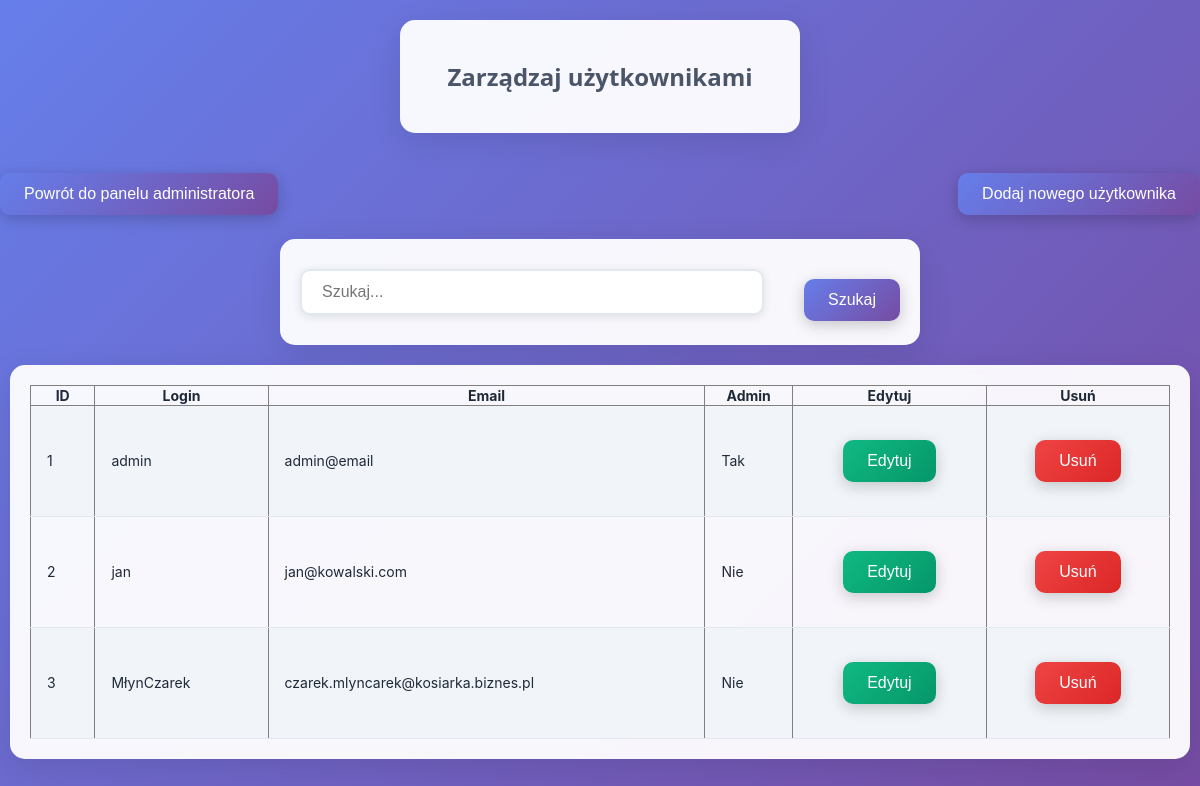
The page /manage_users.php on the database its author committed.
### tables this page shows
CREATE TABLE `users` (
  `id` int(11) NOT NULL,
  `login` varchar(100) NOT NULL,
  `pass` varchar(100) NOT NULL,
  `email` varchar(255) NOT NULL,
  `admin` tinyint(1) NOT NULL DEFAULT 0
);

### class/DBManager.php (called while the page is built, shortened)
<?php
class DBManager
{
    private static ?DBManager $instance = null;
    private PDO $pdo;
    private function __construct()
    {
        $host = 'localhost';
        $db   = 'base';
        $user = 'root';
        $pass = '';
        $charset = 'utf8';
        $dsn = "mysql:host=$host;dbname=$db;charset=$charset";
        $options = [
            PDO::ATTR_ERRMODE            => PDO::ERRMODE_EXCEPTION,
            PDO::ATTR_DEFAULT_FETCH_MODE => PDO::FETCH_ASSOC,
            PDO::ATTR_EMULATE_PREPARES   => false,
        ];
        $this->pdo = new PDO($dsn, $user, $pass, $options);
    }
    public static function getInstance(): DBManager
    {
        if (self::$instance === null) {
            self::$instance = new DBManager();
        }
        return self::$instance;
    }
    public function query(string $sql, array $params = []): PDOStatement
    {
        $stmt = $this->pdo->prepare($sql);
        $stmt->execute($params);
        return $stmt;
    }
}

### class/users.php (called while the page is built, shortened)
<?php
include_once 'class/DBManager.php';
class Users
{
    private DBManager $db;
    private string $table = 'users';
    public function __construct()
    {
        $this->db = DBManager::getInstance();
    }
    public function getAll(): array
    {
        $sql = "SELECT id, login, email, admin FROM {$this->table}";
        return $this->db->query($sql)->fetchAll();
    }
}

### manage_users.php (the view, shortened to what this page needs)
<!DOCTYPE html>
<html lang="pl">
<head>
    <link rel="stylesheet" href="style/style2.css">
</head>
<body>
    <div style="width:30%">
    <h2>Zarządzaj użytkownikami</h2>
    </div>
    <input type="button" value="Powrót do panelu administratora" onclick="window.location.href='admin.php'" style="margin-bottom: 20px; float: left;">
    <input type="button" value="Dodaj nowego użytkownika" onclick="window.location.href='register.php'" style="margin-bottom: 20px; float: right;">
    <br><br><br>
    <div style="width: 50%; margin-bottom: 20px;">
        <form method="GET" action="">
        <input type="text" id="search" name="search" placeholder="Szukaj..." style="width: 70%; margin-bottom: 10px;">
        <input type="submit" value="Szukaj" id="searchBtn" style="float: right;">
    </form>
</div>
<div class='companyList'>
<?php
include_once 'class/DBManager.php';
include_once 'class/users.php';
$usersObj = new Users();
$usersList = $usersObj->getAll();
if (count($usersList) > 0) {
    echo "<table border='1' class='table'>
            <tr>
                <th>ID</th>
                <th>Login</th>
                <th>Email</th>
                <th>Admin</th>
                <th>Edytuj</th>
                <th>Usuń</th>
            </tr>";
    foreach ($usersList as $row) {
        echo "<tr>";
        echo "<td>" . htmlspecialchars($row['id']) . "</td>";
        echo "<td>" . htmlspecialchars($row['login']) . "</td>";
        echo "<td>" . htmlspecialchars($row['email']) . "</td>";
        echo "<td>" . ($row['admin'] ? 'Tak' : 'Nie') . "</td>";
        echo "<td><input type='button' value='Edytuj' class='edit' onclick=\"window.location.href='edit_user.php?id=" . urlencode($row['id']) . "'\"></td>";
        echo "<td><input type='button' value='Usuń' class='delete' onclick=\"window.location.href='delete_user.php?id=" . urlencode($row['id']) . "'\"></td>";
        echo "</tr>";
    }
    echo "</table>";
    echo "</div>";
} else {
    echo "Brak użytkowników do wyświetlenia.";
}
?>
</body>
</html>

### style/style2.css (style rules this page uses)
body { font-family: 'Segoe UI', Tahoma, Geneva, Verdana, sans-serif; background: linear-gradient(135deg, #667eea 0%, #764ba2 100%); margin: 0; padding: 0; min-height: 100vh; color: #333; }
div { padding: 20px; margin: 20px auto; background: rgba(255, 255, 255, 0.95); border: none; border-radius: 15px; box-shadow: 0 8px 32px rgba(0, 0, 0, 0.1); backdrop-filter: blur(10px); }
h1, h2 { text-align: center; color: #4a5568; margin-bottom: 20px; }
input { margin: 10px auto; padding: 12px 20px; font-size: 16px; background: white; color: #4a5568; border: 2px solid #e2e8f0; border-radius: 10px; transition: all 0.3s ease; box-shadow: 0 2px 10px rgba(0, 0, 0, 0.1); }
input[type="button"], input[type="submit"] { display: block; margin: 20px auto; padding: 12px 24px; font-size: 16px; background: linear-gradient(135deg, #667eea, #764ba2); color: white; border: none; border-radius: 10px; cursor: pointer; transition: all 0.3s ease; box-shadow: 0 4px 15px rgba(0, 0, 0, 0.2); }
.companyList { margin: 20px auto; width: 95%; overflow-x: auto; background: rgba(255, 255, 255, 0.95); border-radius: 15px; box-shadow: 0 8px 32px rgba(0, 0, 0, 0.1); backdrop-filter: blur(10px); }
.table { width: 100%; border-collapse: collapse; min-width: 900px; font-family: "Inter", "Segoe UI", sans-serif; font-size: 14px; color: #1f2937; }
.table tbody tr { transition: all 0.2s ease; }
.table td { padding: 14px 16px; border-bottom: 1px solid #e2e8f0; vertical-align: middle; }
.table tbody tr:nth-child(even) { background: #f1f5f9; }
.table .edit { background: linear-gradient(135deg, #10b981, #059669); color: white; }
.table .delete { background: linear-gradient(135deg, #ef4444, #dc2626); color: white; }

### rows shown on the page
users: id "1", login "admin", email "admin@email", admin "Tak"
users: id "2", login "jan", email "jan@kowalski.com", admin "Nie"
users: id "3", login "MłynCzarek", email "czarek.mlyncarek@kosiarka.biznes.pl", admin "Nie"
